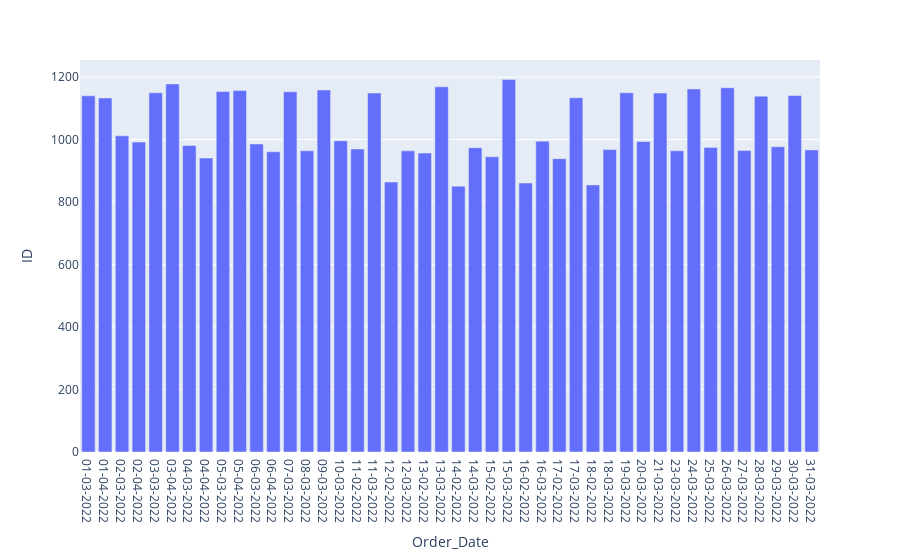

The code cell stored with this chart in its notebook:
### Code cell
# Fazendo o gráfico

px.bar(df_aux, x='Order_Date', y='ID')

### Figure 1 — Plotly figure (JSON) as saved in the notebook; plotly's stock layout.template omitted (floating-point values rounded to 4 significant figures)
{"data": [{"alignmentgroup": "True", "hovertemplate": "Order_Date=%{x}<br>ID=%{y}<extra></extra>", "legendgroup": "", "marker": {"color": "#636efa", "pattern": {"shape": ""}}, "name": "", "offsetgroup": "", "orientation": "v", "showlegend": false, "textposition": "auto", "type": "bar", "x": ["01-03-2022", "01-04-2022", "02-03-2022", "02-04-2022", "03-03-2022", "03-04-2022", "04-03-2022", "04-04-2022", "05-03-2022", "05-04-2022", "06-03-2022", "06-04-2022", "07-03-2022", "08-03-2022", "09-03-2022", "10-03-2022", "11-02-2022", "11-03-2022", "12-02-2022", "12-03-2022", "13-02-2022", "13-03-2022", "14-02-2022", "14-03-2022", "15-02-2022", "15-03-2022", "16-02-2022", "16-03-2022", "17-02-2022", "17-03-2022", "18-02-2022", "18-03-2022", "19-03-2022", "20-03-2022", "21-03-2022", "23-03-2022", "24-03-2022", "25-03-2022", "26-03-2022", "27-03-2022", "28-03-2022", "29-03-2022", "30-03-2022", "31-03-2022"], "xaxis": "x", "y": [1140, 1133, 1012, 992, 1150, 1178, 981, 941, 1154, 1157, 986, 961, 1153, 964, 1159, 996, 970, 1149, 864, 964, 957, 1169, 851, 974, 945, 1192, 861, 995, 939, 1134, 855, 968, 1150, 994, 1149, 964, 1162, 975, 1166, 965, 1139, 977, 1141, 967], "yaxis": "y"}], "layout": {"autosize": true, "barmode": "relative", "legend": {"tracegroupgap": 0}, "margin": {"t": 60}, "xaxis": {"anchor": "y", "autorange": true, "domain": [0, 1], "range": [-0.5, 43.5], "title": {"text": "Order_Date"}, "type": "category"}, "yaxis": {"anchor": "x", "autorange": true, "domain": [0, 1], "range": [0, 1255.0], "title": {"text": "ID"}, "type": "linear"}}}
